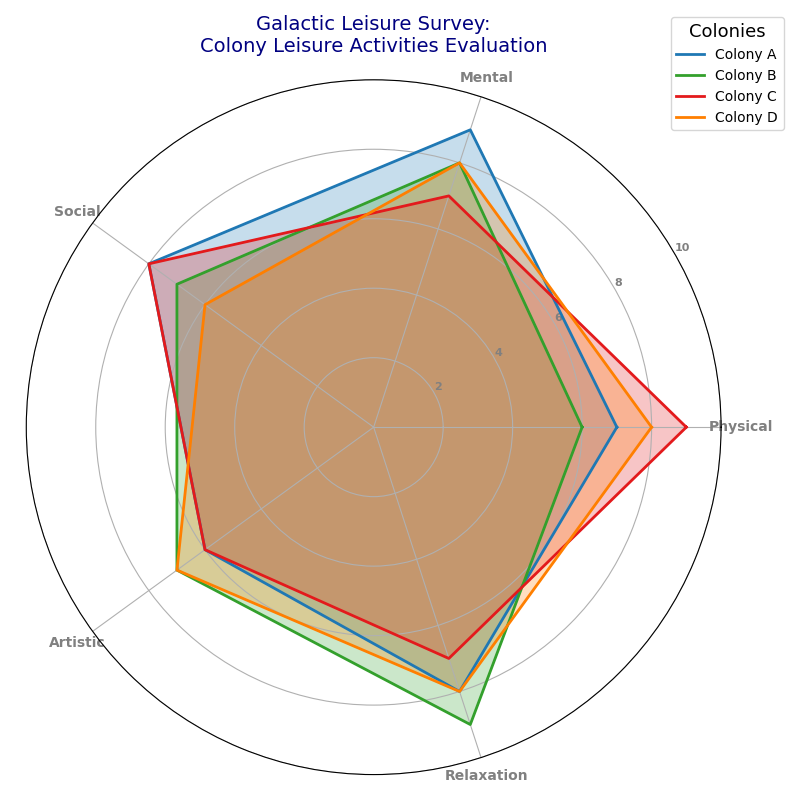

Generate this figure with Python:
import matplotlib.pyplot as plt
import numpy as np
from math import pi

# Backstory: A futuristic society conducts an annual survey to determine the top leisure activities on different space colonies. Each colony is known for its unique blend of leisure offerings, which are evaluated across different aspects like Physical, Mental, Social, Artistic, and Relaxation benefits.

# List of colonies and leisure activities attributes
colonies = ['Colony A', 'Colony B', 'Colony C', 'Colony D']
attributes = ['Physical', 'Mental', 'Social', 'Artistic', 'Relaxation']

# Data for each colony
data = [
    [7, 9, 8, 6, 8],  # Colony A
    [6, 8, 7, 7, 9],  # Colony B
    [9, 7, 8, 6, 7],  # Colony C
    [8, 8, 6, 7, 8]   # Colony D
]

# Convert data to a Numpy array for easier manipulation
data = np.array(data)

# Number of attributes
num_attributes = len(attributes)

# Calculate the angle for each attribute on the radar chart
angles = np.linspace(0, 2 * pi, num_attributes, endpoint=False).tolist()
angles += angles[:1]  # Complete the loop to close the circle

# Create the radar chart
fig, ax = plt.subplots(figsize=(8, 8), subplot_kw=dict(polar=True))

# Define colors for each colony
colors = ['#1f78b4', '#33a02c', '#e31a1c', '#ff7f00']

# Plot each colony's data
for i, colony_data in enumerate(data):
    values = colony_data.tolist()
    values += values[:1]  # Close the loop
    ax.plot(angles, values, linewidth=2, linestyle='solid', label=colonies[i], color=colors[i])
    ax.fill(angles, values, color=colors[i], alpha=0.25)

# Add labels for each attribute
plt.xticks(angles[:-1], attributes, color='grey', size=10, fontweight='bold')

# Set radial labels
ax.set_rlabel_position(30)
plt.yticks([2, 4, 6, 8, 10], ["2", "4", "6", "8", "10"], color="grey", size=8, fontweight='bold')
plt.ylim(0, 10)

# Add a title to the chart
plt.title("Galactic Leisure Survey:\nColony Leisure Activities Evaluation", size=14, color='navy', pad=20)

# Add a legend to the chart
plt.legend(loc='upper right', bbox_to_anchor=(1.1, 1.1), title="Colonies", fontsize='medium', title_fontsize='13')

# Automatically adjust the layout to prevent overlapping elements
plt.tight_layout()

# Display the radar chart
plt.show()
